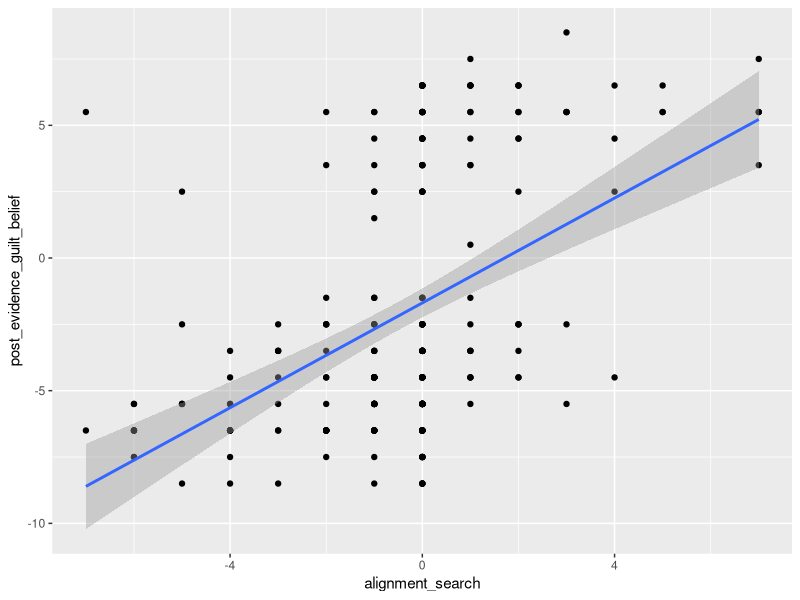
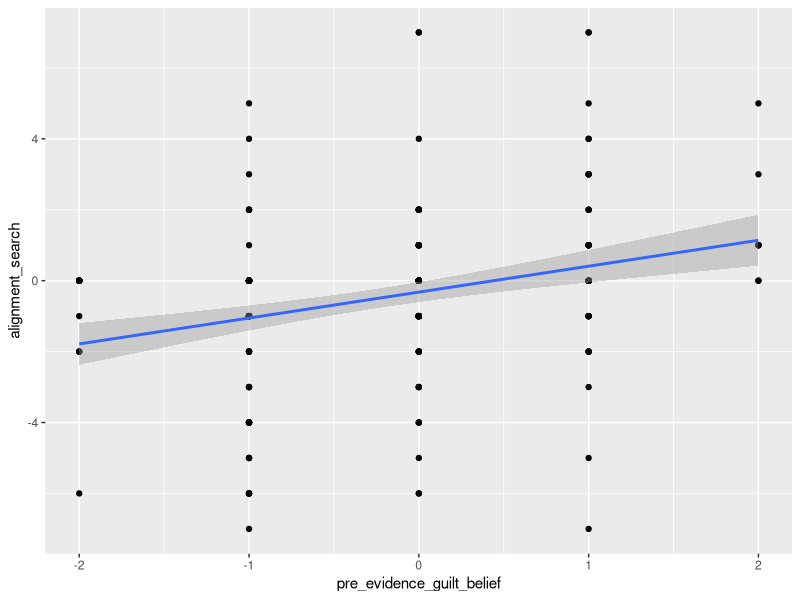
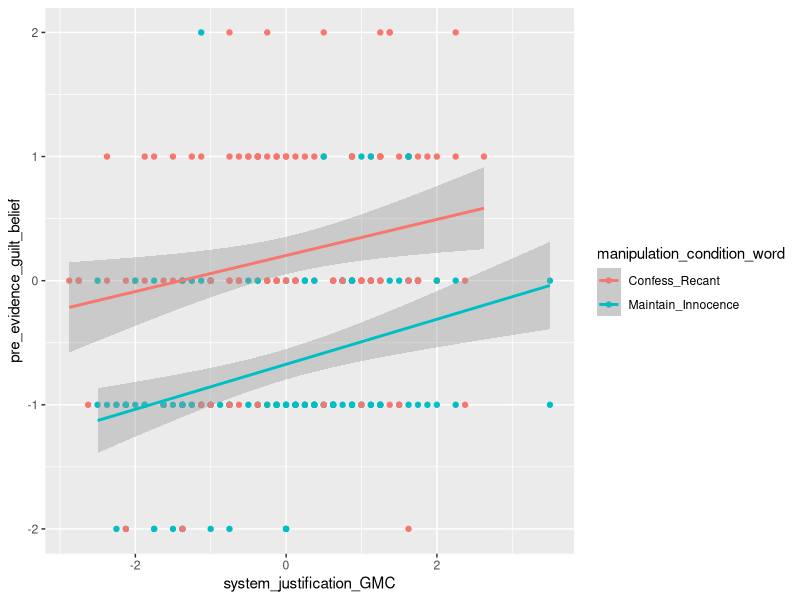
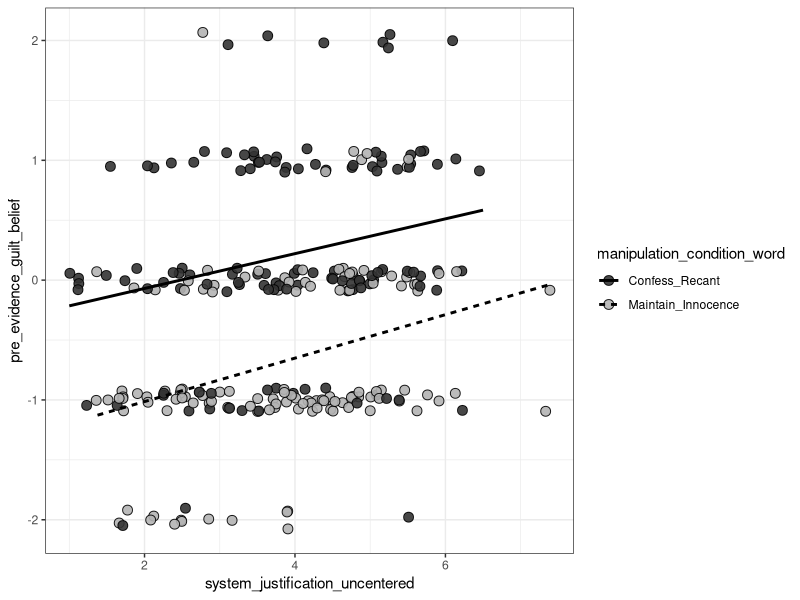
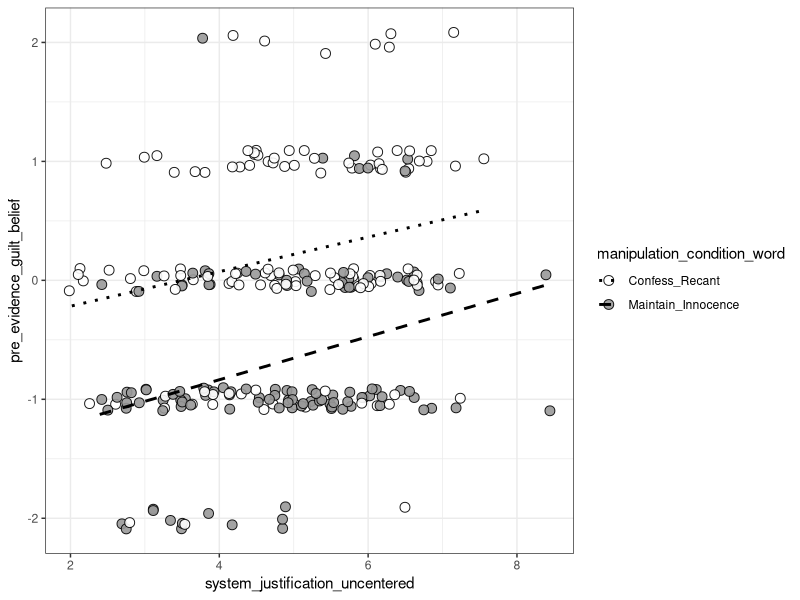

R code for these plots, in order: (Note: this script raises an error after producing the figures.)
## ---- chunk 1
library(dplyr)
library(tidyverse)
library(magrittr)
library(lavaan)
library(broom)
library(pwr)

df_study1 <- read.csv("pilot1_cleaned.csv")
df_study2 <- read.csv("pilot2_cleaned.csv")

df_study2_filtered <- df_study2 %>% dplyr::filter(manipulation_condition_word!="Control")
## ---- chunk 2
#which study are we looking at?
df <- df_study1 #df_study1, df_study2
## ---- chunk 3
report_lm_t <- function(model){
  s  <- summary(model)
  co <- coef(s)
  df <- df.residual(model)
  ci <- confint(model)
  
  terms <- rownames(co)
  terms <- terms[terms != "(Intercept)"]  # drop intercept
  
  out <- sapply(terms, function(term){
    b  <- co[term, "Estimate"]
    se <- co[term, "Std. Error"]
    t  <- co[term, "t value"]
    p  <- co[term, "Pr(>|t|)"]
    ci_l <- ci[term, 1]
    ci_u <- ci[term, 2]
    
    p_txt <- ifelse(p < .001, "p < .001",
                    paste0("p = ", formatC(p, format="f", digits=3)))
    
    sprintf(
      "%s: b = %.2f, 95%% CI [%.2f, %.2f], SE = %.2f, t(%d) = %.2f, %s.",
      term, b, ci_l, ci_u, se, df, t, p_txt
    )
  })
  
  return(out)
}
## ---- chunk 4
report_lavaan_regs <- function(fit){
  pe <- parameterEstimates(fit, ci = TRUE)
  
  # keep only regressions (~)
  pe <- pe[pe$op == "~", ]
  
  out <- apply(pe, 1, function(row){
    
    dv  <- row["lhs"]
    iv  <- row["rhs"]
    b   <- as.numeric(row["est"])
    se  <- as.numeric(row["se"])
    z   <- as.numeric(row["z"])
    p   <- as.numeric(row["pvalue"])
    ci_l <- as.numeric(row["ci.lower"])
    ci_u <- as.numeric(row["ci.upper"])
    
    p_txt <- ifelse(p < .001, "p < .001",
                    paste0("p = ", formatC(p, format="f", digits=3)))
    
    sprintf(
      "%s → %s: b = %.2f, 95%% CI [%.2f, %.2f], SE = %.2f, z = %.2f, %s.",
      iv, dv, b, ci_l, ci_u, se, z, p_txt
    )
  })
  
  return(out)
}
## ---- chunk 5
report_lavaan_defined <- function(fit){
  pe <- parameterEstimates(fit, ci = TRUE)
  
  # keep only defined parameters (:=)
  pe <- pe[pe$op == ":=", ]
  
  out <- apply(pe, 1, function(row){
    
    name <- row["lhs"]          # name of indirect effect
    b    <- as.numeric(row["est"])
    se   <- as.numeric(row["se"])
    z    <- as.numeric(row["z"])
    p    <- as.numeric(row["pvalue"])
    ci_l <- as.numeric(row["ci.lower"])
    ci_u <- as.numeric(row["ci.upper"])
    
    p_txt <- ifelse(p < .001, "p < .001",
                    paste0("p = ", formatC(p, format="f", digits=3)))
    
    sprintf(
      "%s: b = %.2f, 95%% CI [%.2f, %.2f], SE = %.2f, z = %.2f, %s.",
      name, b, ci_l, ci_u, se, z, p_txt
    )
  })
  
  return(out)
}
## ---- chunk 6
print_sem_table <- function(fit, digits = 3) {
  
  pe <- parameterEstimates(fit, ci = TRUE)
  
  # clean + round
  pe <- pe %>%
    mutate(
      est  = round(est, digits),
      se   = round(se, digits),
      z    = round(z, digits),
      p    = round(pvalue, digits),
      ci   = paste0("[",
                    round(ci.lower, digits), ", ",
                    round(ci.upper, digits), "]")
    )
  
  header <- sprintf("%-25s %10s %8s %8s %8s %18s",
                    "", "Estimate", "SE", "z", "p", "95% CI")
  
  line_formatter <- function(name, row) {
    sprintf("%-25s %10.3f %8.3f %8.3f %8.3f %18s",
            name, row$est, row$se, row$z, row$p, row$ci)
  }
  
  ### REGRESSIONS
  cat("\nREGRESSIONS\n")
  cat(header, "\n")
  
  reg <- pe %>% filter(op == "~")
  outcomes <- unique(reg$lhs)
  
  for (y in outcomes) {
    cat("\n", y, "~\n", sep = "")
    sub <- reg %>% filter(lhs == y)
    for (i in 1:nrow(sub)) {
      cat(line_formatter(sub$rhs[i], sub[i, ]), "\n")
    }
  }
  
  ### COVARIANCES
  cat("\n\nCOVARIANCES\n")
  cat(header, "\n")
  
  covs <- pe %>% filter(op == "~~", lhs != rhs)
  for (i in 1:nrow(covs)) {
    name <- paste(covs$lhs[i], "~~", covs$rhs[i])
    cat(line_formatter(name, covs[i, ]), "\n")
  }
  
  ### VARIANCES
  cat("\n\nVARIANCES\n")
  cat(header, "\n")
  
  vars <- pe %>% filter(op == "~~", lhs == rhs)
  for (i in 1:nrow(vars)) {
    name <- paste0(".", vars$lhs[i])
    cat(line_formatter(name, vars[i, ]), "\n")
  }
  
  ### DEFINED PARAMETERS
  cat("\n\nDEFINED PARAMETERS\n")
  cat(header, "\n")
  
  defs <- pe %>% filter(op == ":=")
  for (i in 1:nrow(defs)) {
    cat(line_formatter(defs$lhs[i], defs[i, ]), "\n")
  }
}
## ---- chunk 7
#path c: total effect (don't report this directly - just a quick decontextualized way to isolate the path)
model_total <- lm(post_evidence_guilt_belief ~ 
                    manipulation_condition + #predictor
                    system_justification_GMC + #predictor
                    right_wing_authoritarianism_GMC + #control for covar
                    #need_for_cognition_GMC + #control for covar #comment out for df_study2
                    social_dominance_orientation_GMC + #control for covar
                    political_orientation #control for covar
                    , df)

summary(model_total)
confint(model_total)
df.residual(model_total)
## ---- chunk 8
#path b2 (don't report this directly - just a quick decontextualized way to isolate the path)
model <- lm(post_evidence_guilt_belief ~ 
              alignment_search + #predictor
              pre_evidence_guilt_belief + #control for m1
              system_justification_GMC + manipulation_condition + #control for x1 and x2
              right_wing_authoritarianism_GMC + #control for covar
              #need_for_cognition_GMC + #control for covar #comment out for df_study2
              social_dominance_orientation_GMC + #control for covar
              political_orientation #control for covar
              , df)

summary(model)
confint(model)
df.residual(model)

ggplot(df, 
       aes(x = alignment_search, y = post_evidence_guilt_belief)) +
  geom_point() + 
  geom_smooth(method = "lm")
## ---- chunk 9
#path b1 (don't report this directly - just a quick decontextualized way to isolate the path)
model <- lm(alignment_search ~ 
              pre_evidence_guilt_belief + #predictor
              system_justification_GMC + manipulation_condition + #control for x1 and x2
              right_wing_authoritarianism_GMC + #control for covar
              #need_for_cognition_GMC + #control for covar #comment out for df_study2
              social_dominance_orientation_GMC + #control for covar
              political_orientation #control for covar
              , df)

summary(model)
confint(model)
df.residual(model)

ggplot(df, 
       aes(x = pre_evidence_guilt_belief, y = alignment_search)) +
  geom_point() + 
  geom_smooth(method = "lm")
## ---- chunk 10
#path a (don't report this directly except aic/bic - just a quick decontextualized way to isolate the path)
model1 <- lm(pre_evidence_guilt_belief ~
             manipulation_condition + #predictor
             system_justification_GMC + #predictor 
             right_wing_authoritarianism_GMC + #control for covar
             #need_for_cognition_GMC + #control for covar #comment out for df_study2
             social_dominance_orientation_GMC + #control for covar
             political_orientation #control for covar
             , df)

summary(model1)
confint(model1)
df.residual(model1)

ggplot(df, 
       aes(x = system_justification_GMC, y = pre_evidence_guilt_belief, color = manipulation_condition_word)) +
  geom_point() + 
  geom_smooth(method = "lm")
## ---- chunk 11
#plot for manuscript: pilot study 1

df$system_justification_uncentered = df$system_justification_GMC + 3.875988 #number used when we centered SJ
  
ggplot(
  df,
  aes(
    x = system_justification_uncentered,
    y = pre_evidence_guilt_belief,
    fill = manipulation_condition_word
  )
) +
  geom_jitter(
    height = .1,
    shape = 21,
    size = 3,
    color = "black",
    alpha = .9
  ) +
  geom_smooth(
    aes(linetype = manipulation_condition_word),
    method = "lm",
    color = "black",
    size = 1, #change to 2 for thicker lines
    se = FALSE
  ) +
  scale_fill_manual(
    values = c("grey20", "grey70")
  ) +
  theme_bw()
## ---- chunk 12
#plot for manuscript: pilot study 2

df$system_justification_uncentered = df$system_justification_GMC + 4.894096 #number used when we centered SJ

ggplot(
  df,
  aes(
    x = system_justification_uncentered,
    y = pre_evidence_guilt_belief,
    fill = manipulation_condition_word
  )
) +
  geom_jitter(
    height = .1,
    shape = 21,
    size = 3,
    color = "black",
    alpha = .9
  ) +
  geom_smooth(
    aes(linetype = manipulation_condition_word),
    method = "lm",
    color = "black",
    size = 1, #change to 2 for thicker lines
    se = FALSE
  ) +
  scale_fill_manual(
    values = c("white", "grey60", "grey20")
  ) +
  scale_linetype_manual(
    values = c("dotted", "dashed", "solid")
  ) +
  theme_bw()
## ---- chunk 13
model2 <- lm(pre_evidence_guilt_belief ~ #manipulation interacts with sj
             manipulation_condition * system_justification_GMC + #predictors
             right_wing_authoritarianism_GMC + #control for covar
             #need_for_cognition_GMC + #control for covar #comment out for df_study2
             social_dominance_orientation_GMC + #control for covar
             political_orientation, #control for covar
           df)

summary(model2)
confint(model2)
df.residual(model2)

model3 <- lm(pre_evidence_guilt_belief ~ #manipulation interacts with everything
             manipulation_condition * #predictor
             (system_justification_GMC + #predictor
             right_wing_authoritarianism_GMC + #control for covar
             #need_for_cognition_GMC + #control for covar #comment out for df_study2
             social_dominance_orientation_GMC) + #control for covar
             political_orientation, #control for covar
           df)

summary(model3)
confint(model3)
df.residual(model3)

#model4 <- lm(pre_evidence_guilt_belief ~ manipulation_condition + system_justification_GMC, df) #no covar

AIC(model1, model2, model3)
BIC(model1, model2, model3)
## ---- chunk 14
#model1 breakdown for study 2
df$manipulation_condition_f <- as.factor(df$manipulation_condition)
df$manipulation_condition_f <- relevel(df$manipulation_condition_f, ref = "-0.5") # "-0.5" ; "0" ; "0.5"

model1 <- lm(pre_evidence_guilt_belief ~
             manipulation_condition_f + #predictor AS FACTOR
             system_justification_GMC + #predictor 
             right_wing_authoritarianism_GMC + #control for covar
             #need_for_cognition_GMC + #control for covar #always commented out - only for df_study2
             social_dominance_orientation_GMC + #control for covar
             political_orientation, #control for covar
           df)

summary(model1)
confint(model1)
df.residual(model1)
report_lm_t(model1)

## ---- chunk 15
#full model: study 1
set.seed(18936)

#X1: manipulation_condition
#X2: system_justification_GMC

#M1: pre_evidence_guilt_belief

#M2: alignment_search

#Y1: post_evidence_similarity
#Y2: post_evidence_match (STUDY 1 ONLY)
#Y3: post_evidence_guilt_belief (STUDY 1 ONLY)

#covar1: right_wing_authoritarianism_GMC
#covar2: social_dominance_orientation_GMC
#covar3: political_orientation
#covar4: need_for_cognition_GMC (STUDY 1 ONLY)

model <- '
  # --- Regressions ---
  pre_evidence_guilt_belief ~ a1*manipulation_condition + a2*system_justification_GMC +
                              right_wing_authoritarianism_GMC + social_dominance_orientation_GMC +
                              political_orientation + need_for_cognition_GMC

  alignment_search ~  b*pre_evidence_guilt_belief +
                              manipulation_condition + system_justification_GMC +
                              right_wing_authoritarianism_GMC + social_dominance_orientation_GMC +
                              political_orientation + need_for_cognition_GMC

  post_evidence_similarity ~ c1*alignment_search +
                              pre_evidence_guilt_belief +
                              d1*manipulation_condition + d2*system_justification_GMC +
                              right_wing_authoritarianism_GMC + social_dominance_orientation_GMC +
                              political_orientation + need_for_cognition_GMC

  post_evidence_match ~ c2*alignment_search + 
                              pre_evidence_guilt_belief +
                              d3*manipulation_condition + d4*system_justification_GMC +
                              right_wing_authoritarianism_GMC + social_dominance_orientation_GMC +
                              political_orientation + need_for_cognition_GMC

  post_evidence_guilt_belief ~ c3*alignment_search + 
                              pre_evidence_guilt_belief +
                              d5*manipulation_condition + d6*system_justification_GMC +
                              right_wing_authoritarianism_GMC + social_dominance_orientation_GMC +
                              political_orientation + need_for_cognition_GMC

  # --- Covariate correlations ---
  system_justification_GMC ~~ right_wing_authoritarianism_GMC + 
                              social_dominance_orientation_GMC +
                              political_orientation + 
                              need_for_cognition_GMC
  right_wing_authoritarianism_GMC ~~ social_dominance_orientation_GMC + 
                                     political_orientation +
                                     need_for_cognition_GMC
  social_dominance_orientation_GMC ~~ political_orientation + 
                                      need_for_cognition_GMC
  political_orientation ~~ need_for_cognition_GMC

  # --- Indirect effects ---
  ind_X1_Y1 := a1 * b * c1
  ind_X1_Y2 := a1 * b * c2
  ind_X1_Y3 := a1 * b * c3
  
  ind_X2_Y1 := a2 * b * c1
  ind_X2_Y2 := a2 * b * c2
  ind_X2_Y3 := a2 * b * c3
  
  # --- Direct effects ---
  dir_X1_Y1 := d1
  dir_X2_Y1 := d2
  
  dir_X1_Y2 := d3
  dir_X2_Y2 := d4
  
  dir_X1_Y3 := d5
  dir_X2_Y3 := d6
  
  # --- Total effects ---
  total_X1_Y1 := d1 + (a1 * b * c1)
  total_X2_Y1 := d2 + (a2 * b * c1)
  
  total_X1_Y2 := d3 + (a1 * b * c2)
  total_X2_Y2 := d4 + (a2 * b * c2)
  
  total_X1_Y3 := d5 + (a1 * b * c3)
  total_X2_Y3 := d6 + (a2 * b * c3)
'


## ---- chunk 16
#full model: study 2
set.seed(63440)

#X1: manipulation_condition
#X2: system_justification_GMC

#M1: pre_evidence_guilt_belief

#M2: alignment_search

#Y1: post_evidence_similarity

#covar1: right_wing_authoritarianism_GMC
#covar2: social_dominance_orientation_GMC
#covar3: political_orientation

df$manipulation_condition_f <- relevel(df$manipulation_condition_f, ref = "0")

model <- '
  # --- Regressions ---
  pre_evidence_guilt_belief ~ a1*manipulation_condition + a2*system_justification_GMC +
                              right_wing_authoritarianism_GMC + 
                              social_dominance_orientation_GMC +
                              political_orientation

  alignment_search ~ b*pre_evidence_guilt_belief +
                     manipulation_condition + system_justification_GMC +
                     right_wing_authoritarianism_GMC + 
                     social_dominance_orientation_GMC +
                     political_orientation

  post_evidence_guilt_belief ~ c*alignment_search +
                                pre_evidence_guilt_belief +
                                d1*manipulation_condition + d2*system_justification_GMC +
                                right_wing_authoritarianism_GMC + 
                                social_dominance_orientation_GMC +
                                political_orientation

  # --- Covariate correlations ---
  system_justification_GMC ~~ right_wing_authoritarianism_GMC + 
                              social_dominance_orientation_GMC +
                              political_orientation
  right_wing_authoritarianism_GMC ~~ social_dominance_orientation_GMC + 
                                     political_orientation
  social_dominance_orientation_GMC ~~ political_orientation

  # --- Indirect effects ---
  ind_X1_Y := a1 * b * c
  ind_X2_Y := a2 * b * c
  
  # --- Direct effects ---
  dir_X1_Y := d1
  dir_X2_Y := d2
  
  # --- Total effects ---
  total_X1_Y := d1 + (a1 * b * c)
  total_X2_Y := d2 + (a2 * b * c)
'

## ---- chunk 17
fit <- sem(model, data = df, se = "bootstrap", bootstrap = 10000)
summary(fit, standardized = TRUE, rsquare = TRUE, ci = TRUE) #ci = TRUE if you want confidence intervals
report_lavaan_regs(fit)
report_lavaan_defined(fit)
print_sem_table(fit)
## ---- chunk 18
#study 1: PROCESS
process(data = df_study1,
        y = "post_evidence_guilt_belief", 
        #"post_evidence_similarity" ; "post_evidence_match" ; "post_evidence_guilt_belief"
        x = "system_justification_GMC",
        m = c("pre_evidence_guilt_belief", "alignment_search"),
        cov = c("manipulation_condition",
                "right_wing_authoritarianism_GMC",
                "social_dominance_orientation_GMC",
                "need_for_cognition_GMC",
                "political_orientation"),
        boot = 10000,
        model = 6)
## ---- chunk 19
#study 2: PROCESS
process(data = df_study2,
        y = "post_evidence_guilt_belief",
        x = "system_justification_GMC",
        m = c("pre_evidence_guilt_belief", "alignment_search"),
        cov = c("manipulation_condition",
                "right_wing_authoritarianism_GMC",
                "social_dominance_orientation_GMC",
                "political_orientation"),
        boot = 10000,
        model = 6)
## ---- chunk 20
df <- df_study2

#main effect of interest
ggplot(df, aes(x = alignment_search, y = post_evidence_guilt_belief)) +
  geom_point(alpha = 0.5) +  
  geom_smooth(method = "lm", se = TRUE, alpha = 0.1)

summary(lm(post_evidence_guilt_belief ~ alignment_search, df)) #numbers don't change TOO much with added covariates

beta1 <- coef(lm(post_evidence_guilt_belief ~ alignment_search, df))[2]
beta0 <- coef(lm(post_evidence_guilt_belief ~ alignment_search, df))[1]
residual_se <- summary(lm(post_evidence_guilt_belief ~ alignment_search, df))$sigma


#FORMULA: y = mx+b + error
#y: post_evidence_guilt_belief
#x: alignment_search
#beta1 (slope): 0.942 (m)
#beta0 (intercept): -0.070 (b)
#residual standard error: 1.250
## ---- chunk 21
#start by making a reasonable distribution for your predictor (alignment_search) -- feed this into x
#now treated as experimentally manipulated

simulated_data <- data.frame(
  alignment_search = runif(n = 100, min = -2, max = 2)
)

#now calculate y
simulated_data <- simulated_data |> 
  dplyr::mutate(
    post_evidence_guilt_belief = 
      0.942 * alignment_search + 
      rnorm(n = 100, mean = 0, sd = 1.250)
  ) |>
  dplyr::mutate(
    post_evidence_guilt_belief = 
      pmax(pmin(post_evidence_guilt_belief, 3), -3)
  )

#plot and run lm to see what your simulated data looks like
ggplot(simulated_data, aes(x = alignment_search, y = post_evidence_guilt_belief)) +
  geom_point(alpha = 0.5) +  
  geom_smooth(method = "lm", se = TRUE, alpha = 0.1)

summary(lm(post_evidence_guilt_belief ~ alignment_search, simulated_data))
## ---- chunk 22
#doing the same thing again but making a function this time
simulate_dataset <- function(x_mean, x_sd, n, beta1, beta0, residual_se){
  
  simulated_data <- data.frame(
    x = runif(n = n, min = -2, max = 2)
    )
  
  simulated_data <- simulated_data |> 
    dplyr::mutate(
      y = beta1 * x + rnorm(n = n, mean = 0, sd = residual_se)
      ) |>
    dplyr::mutate(
      y = pmax(pmin(y, 3), -3)
    )
  
  return(simulated_data)

}
## ---- chunk 23
#running the function with nearly no hard-coding (except n)
simulated_data <- simulate_dataset(mean(df$alignment_search), 
                 sd(df$alignment_search), 
                 100, 
                 coef(lm(post_evidence_guilt_belief ~ alignment_search, df))[2],
                 coef(lm(post_evidence_guilt_belief ~ alignment_search, df))[1],
                 summary(lm(post_evidence_guilt_belief ~ alignment_search, df))$sigma)

#plot and run lm to see what your simulated data looks like
ggplot(simulated_data, aes(x = x, y = y)) +
  geom_point(alpha = 0.5) +  
  geom_smooth(method = "lm", se = TRUE, alpha = 0.1)

summary(lm(y ~ x, simulated_data))
## ---- chunk 24
#loop over simulate_dataset() for many simulations

simulate_power <- function(n_sims, x_mean, x_sd, n, beta1, beta0, residual_se){
  
  #create a df to hold sim results
  coef_power <- data.frame(
    sig_betaO = rep(NA, n_sims),
    sig_beta1 = rep(NA, n_sims) #this is the important value
  )
  
  #loop many sims and fill df
  for(dataset_i in 1:n_sims){
    simulated_data <- simulate_dataset(x_mean, x_sd, n, beta1, beta0, residual_se)
    
    model <- tidy(lm(y~x, data=simulated_data))
    
    coef_power$sig_betaO[dataset_i] <- model$p.value[1] < .05 #b
    coef_power$sig_beta1[dataset_i] <- model$p.value[2] < .05 #m
  }
  
  #aggregate
  coef_power <- summarize(coef_power,
                          beta0_power = mean(sig_betaO),
                          beta1_power = mean(sig_beta1)
                          )
  
  return(coef_power)
  
}
## ---- chunk 25
#running the function with nearly no hard-coding (except n_sims and n)
beta_planned <- (coef(lm(post_evidence_guilt_belief ~ alignment_search, df))[2]) * .25 #assume slope 1/4 as angular

simulated_power <- simulate_power(1000,
                                  mean(df$alignment_search),
                                  sd(df$alignment_search),
                                  275, #turn up sample size to watch power go up
                                  beta_planned,
                                  coef(lm(post_evidence_guilt_belief ~ alignment_search, df))[1],
                                  summary(lm(post_evidence_guilt_belief ~ alignment_search, df))$sigma)

simulated_power
#beta1 (m) power is more interesting to us: power for the slope
## ---- chunk 26
cor.test(df$alignment_search, df$post_evidence_guilt_belief) #.67

pwr.r.test(
  n = NULL,
  r = .67/4,
  sig.level = 0.05,
  power = 0.8,
  alternative = "two.sided"
)
